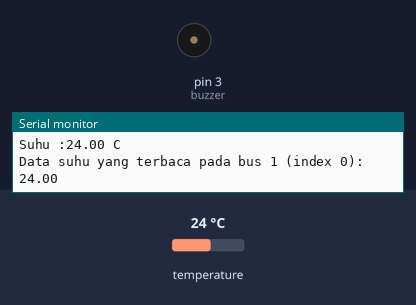
Recording of a sketch running on a simulated Arduino Uno, built with avr-gcc and run on an emulated ATmega328P. Parts: buzzer (waves = sounding, pin HIGH), the last lines printed to the serial monitor. Inputs (shaded band) come from the test bench; at power-on: temperature 24 °C.

Above: at 2.3 s.
2.4 s: temperature set to 30.6 °C
4.2 s: temperature set to 31.8 °C
At 5.7 s:
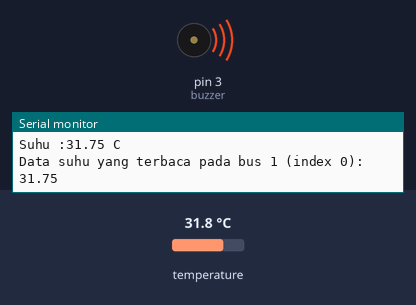
6.1 s: temperature set to 12 °C
At 6.8 s:
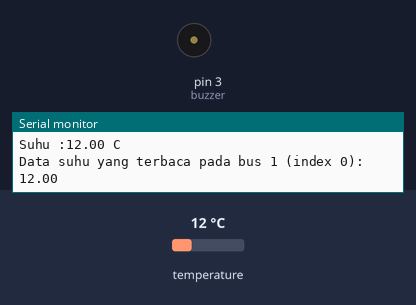
7.6 s: temperature set to 33 °C
At 9.0 s:
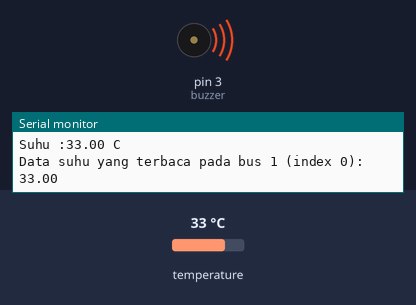
Timing chart, 0 to 10.1 s (numbered marks = the images above; inputs shaded):
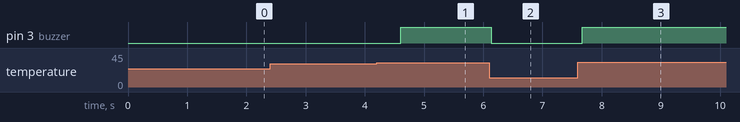

Measured:
- the behaviour switches between 30.9 and 31 °C on temperature (found by bisection; images 0 and 1)
- after the input at 4.2 s, pin 3 (buzzer): LOW → HIGH after 0.41 s
- after the input at 6.1 s, pin 3 (buzzer): HIGH → LOW at once
- after the input at 7.6 s, pin 3 (buzzer): LOW → HIGH after 0.07 s

The sketch:

5.Sensor_Temperature.ino
```cpp
#include <OneWire.h>
#include <DallasTemperature.h>

int sensorSuhu = 2;
int buzzer     = 3;
OneWire oneWire(sensorSuhu);
DallasTemperature sensors(&oneWire);

void setup() {
  Serial.begin(115200);
  sensors.begin();
  pinMode (buzzer, OUTPUT);
}

void loop() {
  // Baca Sensor
  sensors.requestTemperatures();
  float bacaSuhu = sensors.getTempCByIndex(0);

  // Print to Serail
  Serial.print("Suhu :" + String(bacaSuhu) + " C");
  Serial.println();

  if(bacaSuhu != DEVICE_DISCONNECTED_C)
  {
  Serial.print("Data suhu yang terbaca pada bus 1 (index 0): ");
  Serial.println(bacaSuhu);
  }
  else
  {
  Serial.println("Error: sensor pada index 0 tidak ditemukan!");
  }

  if(bacaSuhu >= 31){
    digitalWrite(buzzer, HIGH);
    } else {
      digitalWrite(buzzer, LOW);
    }

}
```
